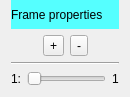
<?xml version="1.0" encoding="UTF-8"?>
<ui version="4.0">
 <class>SvgGenFramePropUIBase</class>
 <widget class="QWidget" name="SvgGenFramePropUIBase">
  <property name="geometry">
   <rect>
    <x>0</x>
    <y>0</y>
    <width>130</width>
    <height>97</height>
   </rect>
  </property>
  <property name="sizePolicy">
   <sizepolicy hsizetype="Maximum" vsizetype="Maximum">
    <horstretch>0</horstretch>
    <verstretch>0</verstretch>
   </sizepolicy>
  </property>
  <property name="windowTitle">
   <string>Frame properties</string>
  </property>
  <layout class="QGridLayout" name="gridLayout_4">
   <property name="topMargin">
    <number>0</number>
   </property>
   <item row="1" column="0" colspan="3">
    <layout class="QGridLayout" name="gridLayout_2">
     <item row="0" column="0">
      <spacer name="horizontalSpacer">
       <property name="orientation">
        <enum>Qt::Horizontal</enum>
       </property>
       <property name="sizeHint" stdset="0">
        <size>
         <width>0</width>
         <height>20</height>
        </size>
       </property>
      </spacer>
     </item>
     <item row="0" column="1">
      <widget class="QToolButton" name="toolButton">
       <property name="text">
        <string>+</string>
       </property>
      </widget>
     </item>
     <item row="0" column="3">
      <widget class="QToolButton" name="toolButton_2">
       <property name="text">
        <string>-</string>
       </property>
      </widget>
     </item>
     <item row="0" column="4">
      <spacer name="horizontalSpacer_2">
       <property name="orientation">
        <enum>Qt::Horizontal</enum>
       </property>
       <property name="sizeHint" stdset="0">
        <size>
         <width>0</width>
         <height>20</height>
        </size>
       </property>
      </spacer>
     </item>
    </layout>
   </item>
   <item row="3" column="0" colspan="3">
    <layout class="QGridLayout" name="gridLayout">
     <item row="0" column="0">
      <widget class="QLabel" name="label_2">
       <property name="text">
        <string>1:</string>
       </property>
      </widget>
     </item>
     <item row="0" column="3">
      <widget class="QLabel" name="label_3">
       <property name="text">
        <string>1</string>
       </property>
      </widget>
     </item>
     <item row="0" column="2">
      <widget class="QSlider" name="horizontalSlider">
       <property name="minimum">
        <number>1</number>
       </property>
       <property name="orientation">
        <enum>Qt::Horizontal</enum>
       </property>
      </widget>
     </item>
    </layout>
   </item>
   <item row="0" column="0" colspan="3">
    <layout class="QGridLayout" name="gridLayout_3">
     <item row="0" column="0">
      <widget class="QLabel" name="label">
       <property name="sizePolicy">
        <sizepolicy hsizetype="Preferred" vsizetype="Preferred">
         <horstretch>0</horstretch>
         <verstretch>0</verstretch>
        </sizepolicy>
       </property>
       <property name="palette">
        <palette>
         <active>
          <colorrole role="Base">
           <brush brushstyle="SolidPattern">
            <color alpha="255">
             <red>255</red>
             <green>255</green>
             <blue>255</blue>
            </color>
           </brush>
          </colorrole>
          <colorrole role="Window">
           <brush brushstyle="SolidPattern">
            <color alpha="255">
             <red>85</red>
             <green>255</green>
             <blue>255</blue>
            </color>
           </brush>
          </colorrole>
         </active>
         <inactive>
          <colorrole role="Base">
           <brush brushstyle="SolidPattern">
            <color alpha="255">
             <red>255</red>
             <green>255</green>
             <blue>255</blue>
            </color>
           </brush>
          </colorrole>
          <colorrole role="Window">
           <brush brushstyle="SolidPattern">
            <color alpha="255">
             <red>85</red>
             <green>255</green>
             <blue>255</blue>
            </color>
           </brush>
          </colorrole>
         </inactive>
         <disabled>
          <colorrole role="Base">
           <brush brushstyle="SolidPattern">
            <color alpha="255">
             <red>85</red>
             <green>255</green>
             <blue>255</blue>
            </color>
           </brush>
          </colorrole>
          <colorrole role="Window">
           <brush brushstyle="SolidPattern">
            <color alpha="255">
             <red>85</red>
             <green>255</green>
             <blue>255</blue>
            </color>
           </brush>
          </colorrole>
         </disabled>
        </palette>
       </property>
       <property name="autoFillBackground">
        <bool>true</bool>
       </property>
       <property name="text">
        <string>Frame properties</string>
       </property>
      </widget>
     </item>
    </layout>
   </item>
   <item row="2" column="0" colspan="3">
    <widget class="Line" name="line">
     <property name="orientation">
      <enum>Qt::Horizontal</enum>
     </property>
    </widget>
   </item>
  </layout>
 </widget>
 <resources/>
 <connections/>
</ui>
